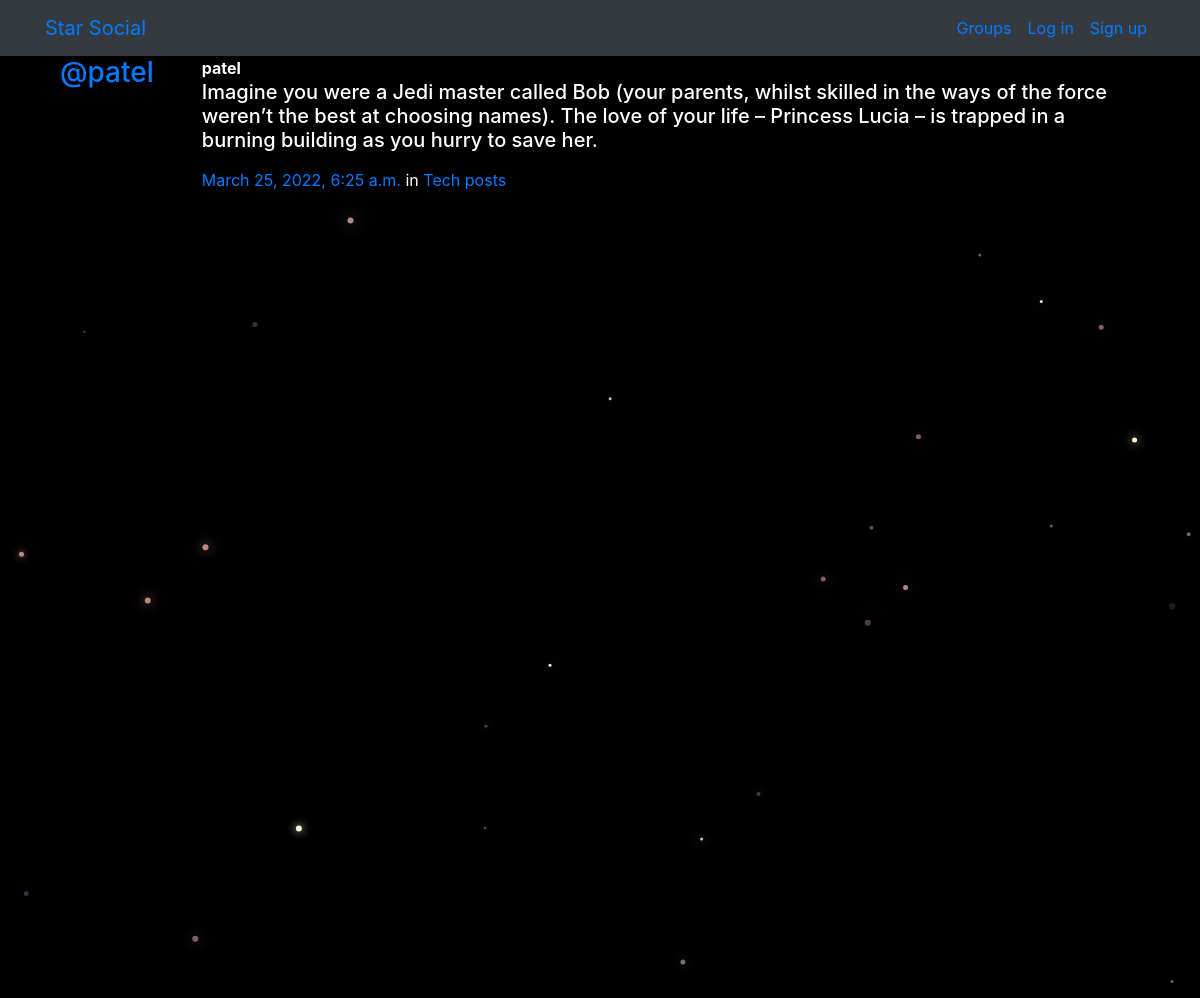
Page /posts/by/patel/5/ on the committed database.
### posts/models.py (models this page shows, shortened)
class Post(models.Model):
    user = models.ForeignKey(User, related_name="posts",on_delete=models.CASCADE)
    created_at = models.DateTimeField(auto_now=True)
    message = models.TextField()
    message_html = models.TextField(editable=False)
    group = models.ForeignKey(Group, related_name="posts",null=True, blank=True,on_delete=models.CASCADE)
    class Meta:
        ordering = ["-created_at"]
        unique_together = ["user", "message"]

### groups/models.py (models this page shows, shortened)
class Group(models.Model):
    name = models.CharField(max_length=255, unique=True)
    slug = models.SlugField(allow_unicode=True, unique=True)
    description = models.TextField(blank=True, default='')
    description_html = models.TextField(editable=False, default='', blank=True)
    members = models.ManyToManyField(User,through="GroupMember")
    class Meta:
        ordering = ["name"]

### posts/views.py (the view)
# urls.py: path("by/<username>/<int:pk>/",views.PostDetail.as_view(),name="single"),
class PostDetail(SelectRelatedMixin, generic.DetailView):
    model = models.Post
    select_related = ("user", "group")
    def get_queryset(self):
        queryset = super().get_queryset()
        return queryset.filter(
            user__username__iexact=self.kwargs.get("username")
        )

### posts/templates/posts/post_detail.html
{% extends "posts/post_base.html" %}
{% block post_content %}
    {% include "posts/_post.html" %}
{% endblock %}

### posts/templates/posts/_post.html (shortened to what this page needs)
<div class="media">
	<h3 class="mr-5"><a href="{% url 'posts:for_user' username=post.user.username %}">@{{ post.user.username }}</a></h3>
	<div class="media-body">
		<strong>{{ post.user.username }}</strong>
		<h5>{{ post.message_html|safe }}</h5>
			<time class="time"><a href="{% url 'posts:single' username=post.user.username pk=post.pk %}">{{ post.created_at }}</a></time>
			{% if post.group %}
			<span class="group-name">in <a href="#">{{ post.group.name }}</a></span>
			{% endif %}
	</div>
</div>

### static/simplesocial/css/master.css (style rules this page uses)
body { margin: 0; overflow: hidden; background-color: black; color:white; }

### rows in the picture
Post: user.username "patel", message_html "Imagine you were a Jedi master called Bob (your parents, whilst skilled in the ways of the force weren’t the best at choosing names). The love of your life – Princess Lucia – is trapped in a burning building as you hurry to save her.", created_at "March 25, 2022, 6:25 a.m.", group.name "Tech posts"
